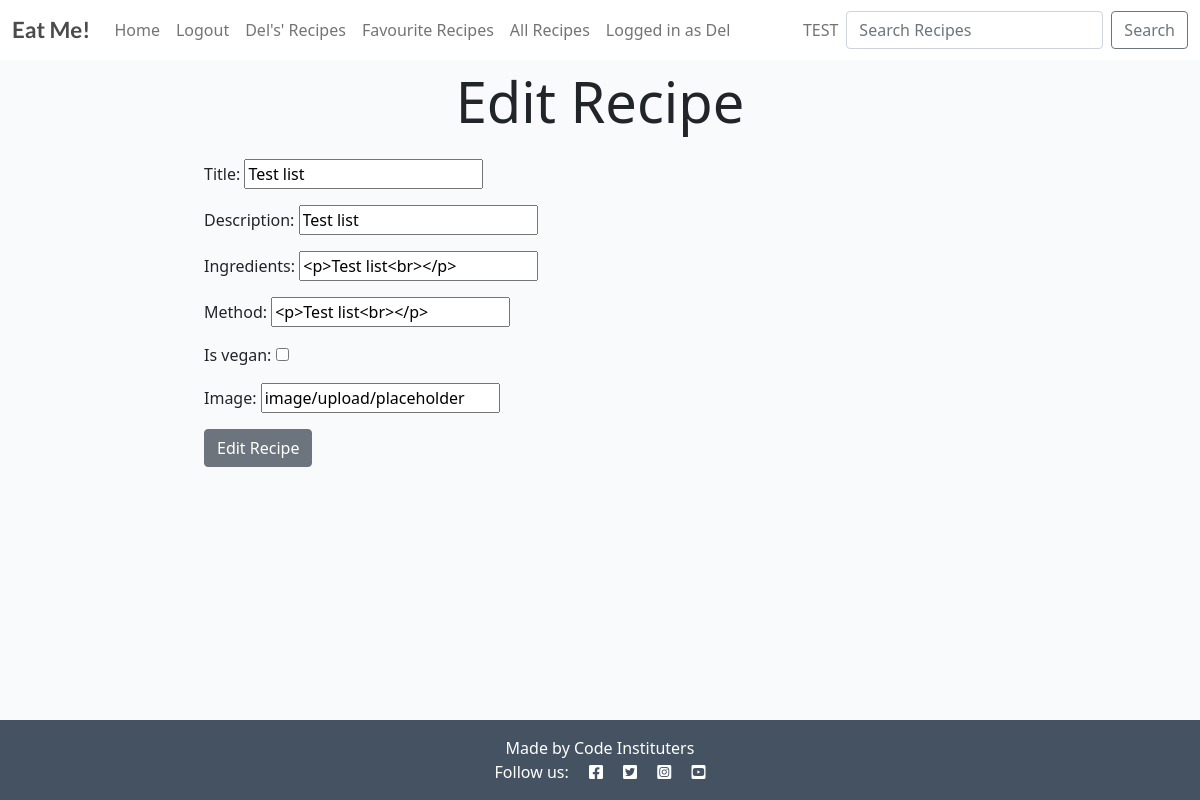
The page /edit_recipe/58 (signed in) on the database its author committed.
### post/models.py (models this page shows, shortened)
class Post(models.Model):
    title = models.CharField(max_length=200, unique=True)
    slug = models.SlugField(max_length=200, unique=True)
    author = models.ForeignKey(
        User, on_delete=models.CASCADE, related_name="recipes", null=True
        )
    published_on = models.DateTimeField(auto_now=True)
    updated_on = models.DateTimeField(auto_now=True)
    description = models.TextField()
    ingredients = models.TextField()
    method = models.TextField()
    is_vegan = models.BooleanField(default=False)
    image = CloudinaryField('image', default='placeholder')
    likes = models.ManyToManyField(User, related_name='post_likes', blank=True)
    class Meta:
        ordering = ['-published_on']

### post/views.py (the view)
# urls.py: path('edit_recipe/<int:pk>', views.UpdatePostView.as_view(), name="edit_recipe"),
class UpdatePostView(UpdateView):
    model = Post
    template_name = 'edit_recipe.html'
    form_class = RecipeForm

### post/forms.py
class RecipeForm(forms.ModelForm):
    class Meta:
        model = Post
        fields = ('title', 'description', 'ingredients', 'method', 'is_vegan', 'image')
        widgets = {
            'description': SummernoteWidget(),
            'ingredients': SummernoteWidget(),
            'method': SummernoteWidget(),
        }

### templates/edit_recipe.html (shortened to what this page needs)
{% extends 'base.html'%}
{% block content %}
{% load cloudinary %}
{% if user.is_authenticated and user.id == post.author.id %}
<h1 class="h1 display-4 text-center mt-2"> Edit Recipe </h1>
<div class="row">
    <div class="col-md-8 mt-3 offset-md-2">
        <form class="signup" id="add_recipe_form" method="post" enctype="multipart/form-data">
            {{ form.as_p }}
            <button class="btn btn-secondary right mb-2" type="submit" value="Save">Edit Recipe</button>
        </form>
    </div>
</div>
{% else %}
<h3> Sorry, you must be signed in to do that! </h3>
{% endif %}
{% endblock %}

### templates/base.html (shortened to what this page needs)
{% load static %}
<!DOCTYPE html>
<html class="h-100">
<head>
    <link rel="stylesheet" href="https://cdnjs.cloudflare.com/ajax/libs/font-awesome/5.15.3/css/all.min.css">
    <link href="https://cdn.jsdelivr.net/npm/bootstrap@5.0.1/dist/css/bootstrap.min.css" rel="stylesheet"
>
    <link rel="stylesheet" href="{% static 'css/style.css' %}">
</head>
<body class="d-flex flex-column h-100 main-bg">
    <nav class="navbar navbar-expand-lg navbar-light bg-white">
        <div class="container-fluid">
            <a class="navbar-brand" href="{% url 'home' %}"><span class="brand">Eat Me!</span></a>
            <div class="collapse navbar-collapse" id="navbarText">
                <ul class="navbar-nav me-auto mb-2 mb-lg-0">
                    {% url 'home' as home %}
                    <!-- {% url 'home' as home %}
                    {% url 'home' as home %} -->
                    <li class="nav-item">
                        <a class="nav-link {% if request.path == home %} active {% endif %} " aria-current="page" href="{% url 'home' %}">Home</a>
                    </li>
                    {% if user.is_authenticated %}
                    <li class="nav-item">
                        <a class="nav-link" href="{% url 'account_logout' %}">Logout</a>
                    </li>
                    <li class="nav-item">
                        <a class="nav-link" href="{% url 'your_recipes' %}">{{ user | title }}'s' Recipes</a>
                    </li>
                    <li class="nav-item">
                        <a class="nav-link" href="{% url 'favourite_recipes' %}">Favourite Recipes</a>
                    </li>
                    {% endif %}
                    <li>
                        <a class="nav-link" href="{% url 'recipes' %}">All Recipes</a>
                    </li>
                    {% if user.is_authenticated %}
                    <li class= font-italic>
                        <a class="nav-link float-right" href="{% url 'your_recipes' %}"><span class= font-italic>Logged in as {{ user|title }}</span></a>
                    </li>
                    {% endif %}
                </ul>
                <div class="collapse navbar-collapse" id="navbarText">
                    <ul class="navbar-nav ms-auto mb-2 mb-lg-0">
                        <li>
                            <a class="nav-link" href="{% url 'recipes' %}">TEST</a>
                        </li>
                    </ul>
                    </div>
                <form class="d-flex" method=POST action="{% url 'search_recipes' %}">
                    <input class="form-control me-2" type="search"
                    placeholder="Search Recipes" aria-label="Search"
                    name="searched">
                    <button class="btn btn-outline-secondary" type="submit">Search</button>
                </form>
            </div>
        </div>
    </nav>
    <main class="flex-shrink-0 main-bg">
        {% block content %}{% endblock content %}
    </main>
    <footer class="footer mt-auto py-3 dark-bg">
        <p class="m-0 text-center text-white">Made by Code Instituters</p>
        <p class="m-0 text-center text-white">Follow us: <i class="fab fa-facebook-square ms-3"></i>
            <i class="fab fa-twitter-square ms-3"></i>
            <i class="fab fa-instagram-square ms-3"></i>
            <i class="fab fa-youtube-square ms-3"></i></p>
    </footer>
</body>
</html>

### static/css/style.css (style rules this page uses)
body { background-color: #F9FAFC; }
.brand { font-family: Lato, sans-serif; font-size: 1.4rem; font-weight: 700; color: #4A4A4F; }
.dark-bg { background-color: #445261; }
.main-bg { background-color: #F9FAFC; }

### rows shown on the page
Post: title "Test list", description "Test list", ingredients "<p>Test list<br></p>", method "<p>Test list<br></p>", image "image/upload/placeholder"

### other values the page prints
{{ user | title }} "Del"
{{ user|title }} "Del"
